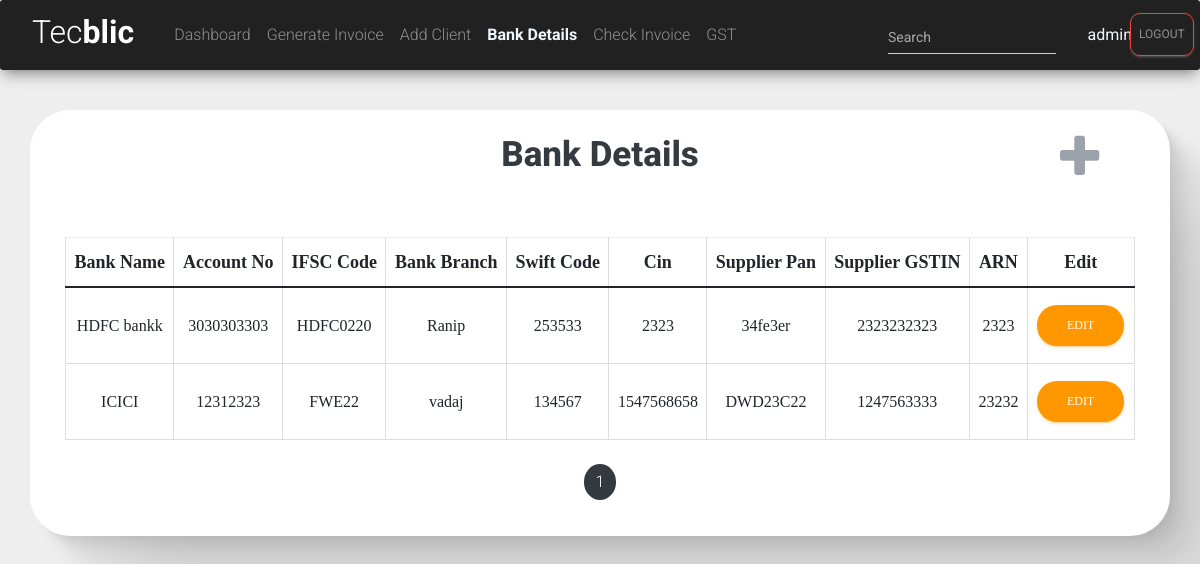
The app's page /bank (signed in), older data.
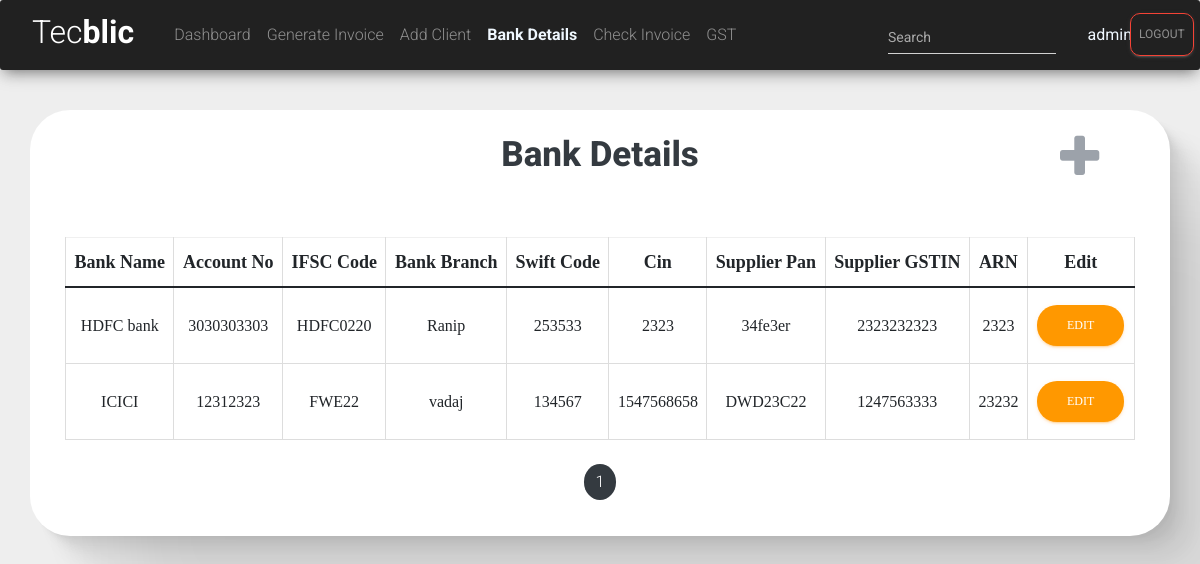
The same page, newer data.
### tecblicapp/models.py (models this page shows, shortened)
class BankDetails(models.Model):
    bank_name=models.CharField(max_length=40,null=True,blank=True)
    account_no=models.CharField(max_length=30,null=True,blank=True)
    ifsc_code=models.CharField(max_length=11,null=True,blank=True)
    bank_branch=models.CharField(max_length=40,null=True,blank=True)
    swift_code=models.CharField(max_length=11,null=True,blank=True)
    cin=models.CharField(max_length=21,null=True,blank=True)
    supplier_pan=models.CharField(max_length=10,null=True,blank=True)
    supplier_gstin=models.CharField(max_length=15,null=True,blank=True)
    arn=models.CharField(max_length=30,null=True,blank=True)

### tecblicapp/views.py (the view)
# urls.py: path('bank',views.bank_detail_view,name='bank-detail'),
@login_required(login_url='login')
def bank_detail_view(request):
    form=bankForm()
    data=BankDetails.objects.all()
    paginator = Paginator(data,2)
    page_number = request.GET.get('page',paginator)
    finaldata =  paginator.get_page(page_number)
    totalpage = finaldata.paginator.num_pages
    return render(request,'tecblicapp/bank_details.html',{'bankdetails':finaldata,'totalpages':[n+1 for n in range(totalpage)]})

### tecblicapp/templates/tecblicapp/bank_details.html (shortened to what this page needs)
<!DOCTYPE html>
<html lang="en">
<head>
    <link href="https://cdn.jsdelivr.net/npm/bootstrap@5.1.3/dist/css/bootstrap.min.css" rel="stylesheet">
    <link rel="stylesheet" href="https://maxcdn.bootstrapcdn.com/font-awesome/latest/css/font-awesome.min.css">
    <link href="/static/assets/css/material-dashboard.css?v=2.1.2" rel="stylesheet" />
    <link href="/static/assets/css/material-dashboard-rtl.css?v=2.1.2" rel="stylesheet" />
</head>
<body>
{% include 'tecblicapp/navbar.html' %}
    <div class="container" style="  box-shadow:
    2.8px 2.8px 2.2px rgba(0, 0, 0, 0.02),
    6.7px 6.7px 5.3px rgba(0, 0, 0, 0.028),
    12.5px 12.5px 10px rgba(0, 0, 0, 0.035),
    22.3px 22.3px 17.9px rgba(0, 0, 0, 0.042),
    41.8px 41.8px 33.4px rgba(0, 0, 0, 0.05),
    100px 100px 80px rgba(0, 0, 0, 0.07)
    ;background-color: white;border-radius: 40px;" >
        <div class="col" style="font-family: Georgia, 'Times New Roman', Times, serif;">
          <h4 class="text-center text-dark" style="font-size: 35px;font-weight: 800">Bank Details</h4>
          <i class="fa fa-plus" data-bs-toggle="modal" data-bs-target="#exampleModal" style="font-size: 50px;position: relative;bottom: 55px;size:30px;left: 93%;cursor: pointer;user-select: none;" type='button' aria-hidden="true"></i>
          <table class="table table-hover table-bordered table-sm">
            <thead>
              <tr class="text-center"
              id="heading">
                <th scope="col" style="font-weight:800;font-size: large;">Bank Name</th>
                <th scope="col" style="font-weight:800;font-size: large;">Account No</th>
                <th scope="col" style="font-weight:800;font-size: large;">IFSC Code</th>
                <th scope="col" style="font-weight:800;font-size: large;">Bank Branch</th>
                <th scope="col" style="font-weight:800;font-size: large;">Swift Code</th>
                <th scope="col" style="font-weight:800;font-size: large;">Cin</th>
                <th scope="col" style="font-weight:800;font-size: large;">Supplier Pan</th>
                <th scope="col" style="font-weight:800;font-size: large;">Supplier GSTIN</th>
                <th scope="col" style="font-weight:800;font-size: large;">ARN</th>
                <th scope="col" style="font-weight:800;font-size: large;">Edit</th>
              </tr>
            </thead>
            <tbody id="tbody" class="text-center">
                    {% for bank in bankdetails %}
                    <tr>
                      <td id="name{{bank.id}}">{{ bank.bank_name }}</td>
                      <td id="account_no{{bank.id}}">{{bank.account_no  }}</td>
                      <td id="ifsc{{bank.id}}">{{ bank.ifsc_code  }}</td>
                      <td id="bank_branch{{bank.id}}">{{bank.bank_branch }}</td>
                      <td id="swift_code{{bank.id}}">{{bank.swift_code }}</td>
                      <td id="cin{{bank.id}}">{{bank.cin }}</td>
                      <td id="pan{{bank.id}}">{{bank.supplier_pan }}</td>
                      <td id="gstin{{bank.id}}">{{bank.supplier_gstin }}</td>
                      <td id="arn{{bank.id}}">{{bank.arn }}</td>
                      <td><input type="button" data-sid="{{bank.id}}" id="e{{bank.id}}" class="button btn btn-warning btn-edit" style="border-radius: 20px;" value="Edit"></td>
                    </tr>
                    {% endfor %}
                  </tbody>
                </table>
              </div>
              <nav aria-label="Page navigation example" class="mt-4" style="margin: auto;width: 25%;">
                <ul class="pagination" style="justify-content: center;">
                  {% for i in totalpages %}
                  <li class="page-item
                  {% if bankdetails.number == i %}
                  bg-dark
                  {% endif %}" style="border-radius: 100%;"><a class="page-link " style="color:{% if bankdetails.number == i %}white;{% else %}black;{% endif %}" href="/bank?page={{i}}">{{i}}</a></li>
                    {% endfor %}
                  </ul>
                </nav>
              </div>
</body>
</html>

Row changes from the older to the newer data that the page shows:
changed BankDetails "HDFC0220": bank_name "HDFC bankk" → "HDFC bank"
